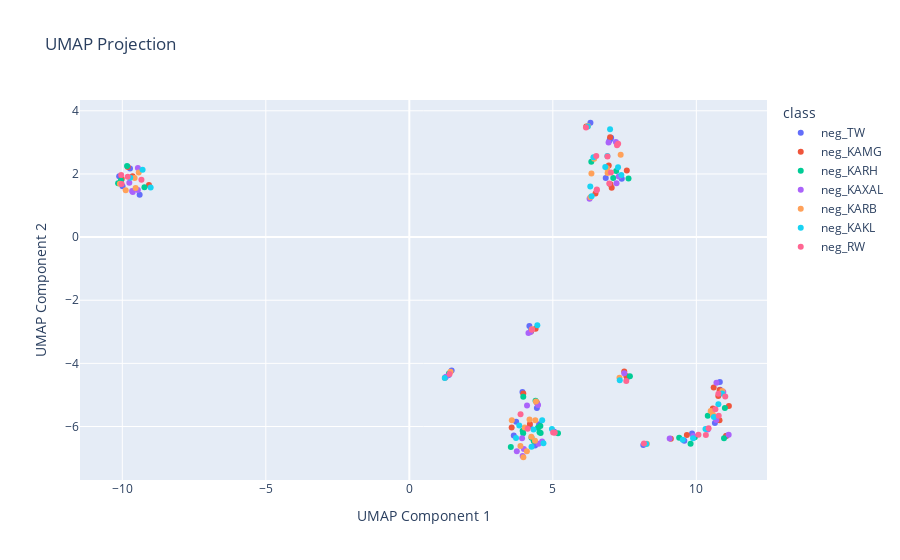
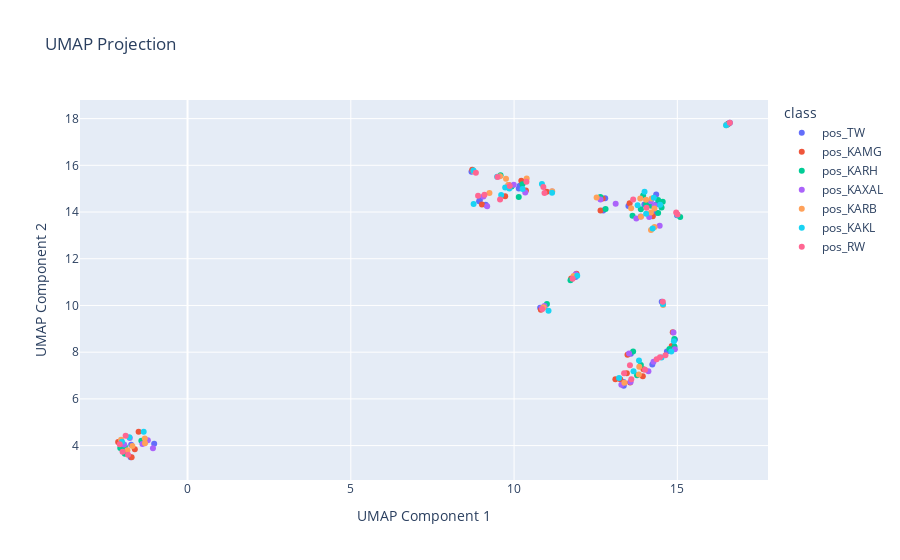

Source (notebook cell) for these figures, in order:
### Markdown cell above
plot the 'neg' and 'pos' classes with umap.

### Code cell
import pandas as pd
import numpy as np
from src.StreamPort.ml.MachineLearningEngine import MachineLearningEngine, MachineLearningAnalysis
from src.StreamPort.ml.MachineLearningProcessingSettings import MakeModelUMAP

path = 'groups_ints.csv'
class_path = 'groups_classes.csv'
df = pd.read_csv(class_path)

df_pos = df[df['polarity'] == 'positive']
df_neg = df[df['polarity'] == 'negative']

#process and plot neg class
print("plot neg class")
engine = MachineLearningEngine() 
engine.add_analyses_from_csv(path)

#add neg classes to the engine
for index, row in df_neg.iterrows():
    row_value = row.tolist()[1:]
    class_name = row['class']
    ana = MachineLearningAnalysis(name=str(class_name), data={"x": np.array(df_neg.columns.tolist()[1:]), "y": np.array(row_value)})
    if ana.validate():
        engine.add_classes(class_name)
    else:
        print(f"Analysis {class_name} did not pass validation.")

umap_model_neg = MakeModelUMAP(n_neighbors=15, min_dist=0.1, n_components=2, random_state=42)
engine.add_settings(umap_model_neg)
engine.run_workflow()
engine.plot_umap()  

#process and plot the pos classes
print("plot pos classes")
engine = MachineLearningEngine()  
engine.add_analyses_from_csv(path)

#add pos classes to the engine
for index, row in df_pos.iterrows():
    row_value = row.tolist()[1:]
    class_name = row['class']
    ana = MachineLearningAnalysis(name=str(class_name), data={"x": np.array(df_pos.columns.tolist()[1:]), "y": np.array(row_value)})
    if ana.validate():
        engine.add_classes(class_name)
    else:
        print(f"Analysis {class_name} did not pass validation.")

umap_model_pos = MakeModelUMAP(n_neighbors=15, min_dist=0.1, n_components=2, random_state=42)
engine.add_settings(umap_model_pos)
engine.run_workflow()
engine.plot_umap()

### Figure 1 — Plotly figure (JSON) as saved in the notebook; plotly's stock layout.template omitted (floating-point values rounded to 4 significant figures)
{"data": [{"hovertemplate": "class=neg_TW<br>UMAP Component 1=%{x}<br>UMAP Component 2=%{y}<extra></extra>", "legendgroup": "neg_TW", "marker": {"color": "#636efa", "symbol": "circle"}, "mode": "markers", "name": "neg_TW", "orientation": "v", "showlegend": true, "type": "scatter", "x": [9.851, 10.83, 10.82, 11.06, 1.475, 1.373, 8.153, 7.584, 9.581, 10.65, 4.523, 4.197, 7.402, 6.975, 4.381, 5.049, 7.002, 6.843, 4.184, 3.723, 3.942, 6.311, 4.445, 7.032, 3.64, -10.11, -9.396, -9.992, -9.732], "xaxis": "x", "y": [-6.223, -4.834, -4.593, -6.294, -4.226, -4.37, -6.589, -4.447, -6.451, -5.892, -5.927, -5.98, 1.845, 3.055, -6.6, -6.166, 3.107, 1.872, -2.819, -5.849, -4.907, 3.621, -5.411, 3.144, -6.285, 1.923, 1.337, 1.61, 2.17], "yaxis": "y"}, {"hovertemplate": "class=neg_KAMG<br>UMAP Component 1=%{x}<br>UMAP Component 2=%{y}<extra></extra>", "legendgroup": "neg_KAMG", "marker": {"color": "#EF553B", "symbol": "circle"}, "mode": "markers", "name": "neg_KAMG", "orientation": "v", "showlegend": true, "type": "scatter", "x": [9.67, 10.77, 10.58, 11.03, 1.244, 9.112, 7.489, 7.562, 10.81, 11.13, 10.81, 10.6, 7.051, 6.949, 7.578, 6.996, 3.566, 4.24, 4.4, 7.007, 3.971, 6.165, 4.442, 6.486, 4.203, -10.02, -9.642, -9.071, -9.81], "xaxis": "x", "y": [-6.269, -5.03, -5.426, -6.302, -4.456, -6.387, -4.255, -4.399, -5.803, -5.35, -4.846, -4.764, 1.561, 2.264, 2.113, 3.165, -6.029, -2.989, -2.906, 1.673, -4.956, 3.503, -5.238, 1.377, -5.924, 1.843, 1.93, 1.649, 2.22], "yaxis": "y"}, {"hovertemplate": "class=neg_KARH<br>UMAP Component 1=%{x}<br>UMAP Component 2=%{y}<extra></extra>", "legendgroup": "neg_KARH", "marker": {"color": "#00cc96", "symbol": "circle"}, "mode": "markers", "name": "neg_KARH", "orientation": "v", "showlegend": true, "type": "scatter", "x": [9.402, 10.4, 9.8, 10.97, 1.383, 9.948, 4.481, 7.685, 10.99, 3.537, 4.566, 4.333, 7.105, 7.209, 7.638, 3.949, 4.244, 6.341, 4.576, 4.536, 3.97, 3.966, 4.399, 4.257, 5.18, -9.834, -9.228, -10.15, -10.05], "xaxis": "x", "y": [-6.358, -5.663, -6.545, -6.376, -4.325, -6.337, -6.043, -4.405, -5.412, -6.65, -5.984, -6.461, 1.873, 2.093, 1.853, -6.134, -2.965, 2.389, -6.205, -6.184, -5.059, -6.217, -5.186, -6.356, -6.215, 2.249, 1.58, 1.708, 1.795], "yaxis": "y"}, {"hovertemplate": "class=neg_KAXAL<br>UMAP Component 1=%{x}<br>UMAP Component 2=%{y}<extra></extra>", "legendgroup": "neg_KAXAL", "marker": {"color": "#ab63fa", "symbol": "circle"}, "mode": "markers", "name": "neg_KAXAL", "orientation": "v", "showlegend": true, "type": "scatter", "x": [9.895, 3.992, 10.7, 11.13, 1.279, 9.072, 3.928, 7.49, 10.4, 3.746, 10.7, 10.94, 6.942, 7.22, 4.504, 7.299, 4.22, 4.151, 4.626, 7.198, 4.486, 4.101, 6.28, 3.949, -9.657, -9.636, -9.756, -9.458, -9.457], "xaxis": "x", "y": [-6.303, -6.711, -5.797, -6.259, -4.425, -6.376, -6.373, -4.316, -6.097, -6.784, -4.613, -4.907, 2.994, 1.702, -6.543, 1.916, -3.01, -3.039, -6.475, 3.013, -5.319, -5.338, 1.217, -6.933, 1.463, 1.426, 1.721, 2.186, 1.49], "yaxis": "y"}, {"hovertemplate": "class=neg_KARB<br>UMAP Component 1=%{x}<br>UMAP Component 2=%{y}<extra></extra>", "legendgroup": "neg_KARB", "marker": {"color": "#FFA15A", "symbol": "circle"}, "mode": "markers", "name": "neg_KARB", "orientation": "v", "showlegend": true, "type": "scatter", "x": [4.38, 10.91, 10.5, 4.252, 1.435, 8.278, 3.872, 7.322, 10.58, 4.096, 4.02, 4.391, 4.412, 6.345, 6.44, 6.89, 4.272, 6.909, 7.364, 3.571, 6.222, 4.189, 6.31, 3.974, -9.428, -9.571, -9.535, -10.08, -9.882], "xaxis": "x", "y": [-6.448, -4.876, -5.507, -6.323, -4.265, -6.543, -6.619, -4.454, -5.629, -6.783, -6.035, -5.798, -5.21, 2.014, 2.484, 2.177, -2.921, 2.031, 2.608, -5.805, 3.521, -5.779, 1.259, -6.974, 2.048, 1.875, 1.555, 1.688, 1.485], "yaxis": "y"}, {"hovertemplate": "class=neg_KAKL<br>UMAP Component 1=%{x}<br>UMAP Component 2=%{y}<extra></extra>", "legendgroup": "neg_KAKL", "marker": {"color": "#19d3f3", "symbol": "circle"}, "mode": "markers", "name": "neg_KAKL", "orientation": "v", "showlegend": true, "type": "scatter", "x": [10.77, 10.61, 10.32, 4.327, 1.236, 8.256, 7.332, 9.527, 9.887, 4.258, 10.9, 7.273, 6.305, 4.674, 6.901, 6.414, 7.387, 4.461, 3.831, 6.827, 6.218, 4.969, 6.351, 3.718, 4.629, 6.995, -9.725, -9.293, -9.012], "xaxis": "x", "y": [-5.298, -5.698, -6.077, -6.091, -4.465, -6.557, -4.538, -6.418, -6.376, -6.642, -4.955, 2.211, 1.601, -6.533, 2.569, 2.53, 1.963, -2.793, -5.967, 2.219, 3.502, -6.077, 1.295, -6.363, -5.806, 3.419, 1.879, 2.131, 1.569], "yaxis": "y"}, {"hovertemplate": "class=neg_RW<br>UMAP Component 1=%{x}<br>UMAP Component 2=%{y}<extra></extra>", "legendgroup": "neg_RW", "marker": {"color": "#FF6692", "symbol": "circle"}, "mode": "markers", "name": "neg_RW", "orientation": "v", "showlegend": true, "type": "scatter", "x": [10.78, 10.43, 10.33, 4.124, 1.403, 8.175, 7.559, 10.07, 11.01, 10.66, 10.77, 6.967, 6.529, 6.904, 7.236, 7.026, 4.273, 7.276, 6.513, 3.875, 6.155, 5.067, 6.535, 5.011, -10.04, -9.811, -9.334, -10.02], "xaxis": "x", "y": [-5.66, -6.057, -6.266, -6.07, -4.335, -6.535, -4.557, -6.262, -5.05, -5.45, -4.962, 1.697, 1.484, 2.556, 2.909, 2.047, -2.932, 2.957, 2.565, -5.609, 3.472, -6.195, 1.51, -6.192, 1.967, 1.912, 1.814, 1.68], "yaxis": "y"}], "layout": {"legend": {"title": {"text": "class"}, "tracegroupgap": 0}, "title": {"text": "UMAP Projection"}, "xaxis": {"anchor": "y", "domain": [0, 1], "title": {"text": "UMAP Component 1"}}, "yaxis": {"anchor": "x", "domain": [0, 1], "title": {"text": "UMAP Component 2"}}}}

### Figure 2 — Plotly figure (JSON) as saved in the notebook; plotly's stock layout.template omitted (floating-point values rounded to 4 significant figures)
{"data": [{"hovertemplate": "class=pos_TW<br>UMAP Component 1=%{x}<br>UMAP Component 2=%{y}<extra></extra>", "legendgroup": "pos_TW", "marker": {"color": "#636efa", "symbol": "circle"}, "mode": "markers", "name": "pos_TW", "orientation": "v", "showlegend": true, "type": "scatter", "x": [14.68, 13.35, 13.36, 13.57, 16.57, 16.61, 14.52, 11.88, 14.93, 14.23, 14.35, 14.35, 10.14, 9.131, 14.35, 14.99, 8.929, 10.17, 10.8, 13.5, 12.73, 8.695, 12.79, 8.953, 13.99, -1.743, -1.022, -1.983, -1.727], "xaxis": "x", "y": [8.029, 6.726, 6.565, 7.935, 17.79, 17.82, 10.16, 11.22, 8.54, 7.474, 14.32, 14.75, 15.01, 14.31, 13.97, 13.86, 14.46, 15.12, 9.904, 14.26, 14.07, 15.72, 14.59, 14.52, 14.32, 3.504, 4.084, 3.774, 4.037], "yaxis": "y"}, {"hovertemplate": "class=pos_KAMG<br>UMAP Component 1=%{x}<br>UMAP Component 2=%{y}<extra></extra>", "legendgroup": "pos_KAMG", "marker": {"color": "#EF553B", "symbol": "circle"}, "mode": "markers", "name": "pos_KAMG", "orientation": "v", "showlegend": true, "type": "scatter", "x": [14.83, 13.25, 13.94, 13.47, 16.55, 14.86, 11.91, 11.75, 13.96, 13.45, 13.55, 13.1, 10.36, 9.839, 9.727, 9.016, 13.54, 10.93, 10.82, 10.22, 12.65, 8.72, 12.71, 11.0, 14.25, -1.712, -2.125, -1.499, -1.615], "xaxis": "x", "y": [8.267, 6.843, 6.968, 7.893, 17.77, 8.85, 11.36, 11.15, 7.267, 7.094, 6.703, 6.836, 14.92, 15.16, 14.68, 14.32, 14.38, 9.948, 9.814, 15.33, 14.06, 15.81, 14.58, 14.87, 13.81, 3.502, 4.15, 4.588, 3.845], "yaxis": "y"}, {"hovertemplate": "class=pos_KARH<br>UMAP Component 1=%{x}<br>UMAP Component 2=%{y}<extra></extra>", "legendgroup": "pos_KARH", "marker": {"color": "#00cc96", "symbol": "circle"}, "mode": "markers", "name": "pos_KARH", "orientation": "v", "showlegend": true, "type": "scatter", "x": [14.91, 13.88, 14.91, 13.65, 16.53, 14.76, 14.55, 11.73, 13.77, 13.63, 13.88, 14.2, 10.26, 9.926, 10.14, 13.95, 11.01, 9.586, 14.41, 14.04, 12.8, 14.52, 12.64, 14.41, 15.09, -1.918, -1.414, -1.922, -2.061], "xaxis": "x", "y": [8.564, 7.452, 8.243, 8.031, 17.75, 8.133, 14.44, 11.08, 7.016, 13.84, 14.12, 14.27, 15.19, 15.1, 14.64, 14.71, 10.06, 15.58, 14.52, 14.33, 14.13, 14.2, 14.65, 13.96, 13.79, 3.947, 4.21, 3.656, 3.901], "yaxis": "y"}, {"hovertemplate": "class=pos_KAXAL<br>UMAP Component 1=%{x}<br>UMAP Component 2=%{y}<extra></extra>", "legendgroup": "pos_KAXAL", "marker": {"color": "#ab63fa", "symbol": "circle"}, "mode": "markers", "name": "pos_KAXAL", "orientation": "v", "showlegend": true, "type": "scatter", "x": [14.92, 14.14, 14.11, 13.52, 16.52, 14.88, 14.46, 11.89, 14.27, 13.74, 13.29, 13.57, 9.176, 10.34, 14.3, 9.991, 10.93, 10.85, 14.19, 9.062, 12.65, 13.11, 11.16, 13.88, -1.06, -1.381, -1.942, -1.769, -1.216], "xaxis": "x", "y": [8.12, 13.78, 7.184, 7.939, 17.74, 8.839, 13.41, 11.33, 7.586, 13.73, 6.608, 6.726, 14.24, 14.83, 14.28, 15.17, 9.975, 9.9, 14.46, 14.67, 14.54, 14.35, 14.88, 13.81, 3.89, 4.065, 4.052, 4.33, 4.234], "yaxis": "y"}, {"hovertemplate": "class=pos_KARB<br>UMAP Component 1=%{x}<br>UMAP Component 2=%{y}<extra></extra>", "legendgroup": "pos_KARB", "marker": {"color": "#FFA15A", "symbol": "circle"}, "mode": "markers", "name": "pos_KARB", "orientation": "v", "showlegend": true, "type": "scatter", "x": [14.19, 13.38, 13.82, 14.3, 16.5, 14.56, 14.3, 11.83, 13.83, 14.19, 14.21, 14.04, 12.53, 10.39, 9.571, 9.753, 10.9, 9.819, 9.245, 13.58, 8.764, 13.86, 11.17, 13.88, -1.302, -2.036, -1.309, -1.841, -1.689], "xaxis": "x", "y": [13.98, 6.691, 7.046, 14.16, 17.72, 10.02, 13.36, 11.26, 7.377, 13.23, 14.58, 14.53, 14.62, 15.44, 15.53, 15.43, 9.918, 15.15, 14.81, 14.16, 15.75, 14.58, 14.89, 13.8, 4.101, 4.256, 4.308, 3.806, 3.985], "yaxis": "y"}, {"hovertemplate": "class=pos_KAKL<br>UMAP Component 1=%{x}<br>UMAP Component 2=%{y}<extra></extra>", "legendgroup": "pos_KAKL", "marker": {"color": "#19d3f3", "symbol": "circle"}, "mode": "markers", "name": "pos_KAKL", "orientation": "v", "showlegend": true, "type": "scatter", "x": [13.66, 13.83, 14.52, 14.28, 16.49, 14.56, 11.93, 14.9, 14.81, 14.24, 13.21, 9.853, 10.85, 14.04, 9.605, 9.481, 10.26, 11.06, 13.78, 9.728, 8.755, 14.99, 11.16, 14.47, 14.0, 8.761, -2.007, -1.783, -1.343], "xaxis": "x", "y": [7.185, 7.647, 7.768, 14.61, 17.71, 10.06, 11.27, 8.464, 8.031, 13.29, 6.893, 15.01, 15.2, 13.92, 14.73, 15.51, 14.99, 9.772, 14.29, 15.05, 15.78, 13.88, 14.83, 14.31, 14.86, 14.34, 4.163, 4.363, 4.597], "yaxis": "y"}, {"hovertemplate": "class=pos_RW<br>UMAP Component 1=%{x}<br>UMAP Component 2=%{y}<extra></extra>", "legendgroup": "pos_RW", "marker": {"color": "#FF6692", "symbol": "circle"}, "mode": "markers", "name": "pos_RW", "orientation": "v", "showlegend": true, "type": "scatter", "x": [14.01, 14.47, 14.37, 14.06, 16.61, 14.56, 11.79, 14.63, 13.59, 13.55, 13.37, 10.38, 10.93, 9.57, 9.094, 9.867, 10.86, 8.898, 9.495, 13.65, 8.831, 14.96, 10.9, 15.01, -1.822, -2.077, -1.896, -1.99], "xaxis": "x", "y": [7.252, 7.784, 7.694, 14.19, 17.82, 10.16, 11.14, 7.873, 6.842, 7.436, 7.096, 15.3, 14.81, 14.54, 14.74, 15.11, 9.852, 14.7, 15.5, 14.53, 15.69, 13.98, 15.07, 13.9, 3.613, 4.062, 4.427, 3.741], "yaxis": "y"}], "layout": {"legend": {"title": {"text": "class"}, "tracegroupgap": 0}, "title": {"text": "UMAP Projection"}, "xaxis": {"anchor": "y", "domain": [0, 1], "title": {"text": "UMAP Component 1"}}, "yaxis": {"anchor": "x", "domain": [0, 1], "title": {"text": "UMAP Component 2"}}}}
